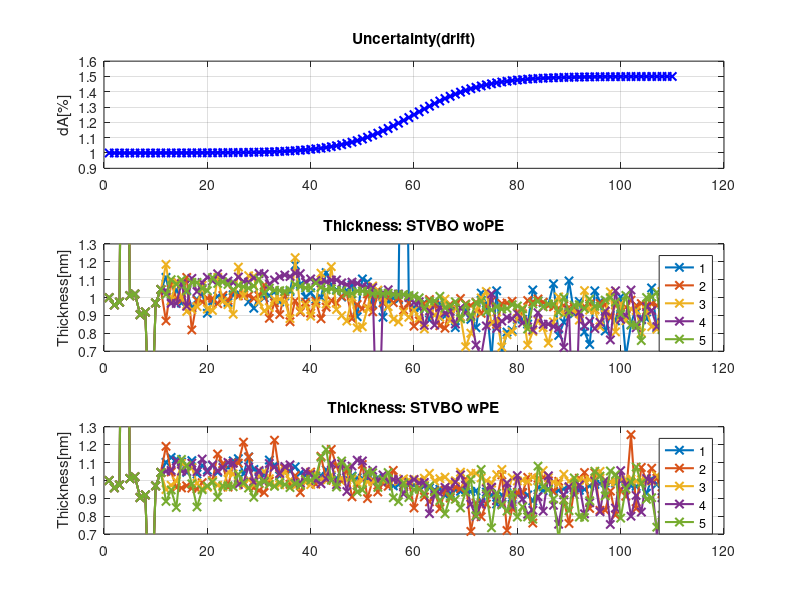

Here is the MATLAB script that generated this plot:
clc; clear all; close all
%%
scrsz = get(0,'ScreenSize');
font_size = 10;     % font size for plotting
line_width = 1.5;     % line width for plotting

%%
load Res_STVBOwoPOS.mat;
data_results = Res_STVBOwoPOS_1;

xo1 = data_results(:,2:6);
yo1 = data_results(:,8);
do1 = data_results(:,9);

data_results = Res_STVBOwoPOS_2;

xo2 = data_results(:,2:6);
yo2 = data_results(:,8);
do2 = data_results(:,9);

data_results = Res_STVBOwoPOS_3;

xo3 = data_results(:,2:6);
yo3 = data_results(:,8);
do3 = data_results(:,9);

data_results = Res_STVBOwoPOS_4;

xo4 = data_results(:,2:6);
yo4 = data_results(:,8);
do4 = data_results(:,9);

data_results = Res_STVBOwoPOS_5;

xo5 = data_results(:,2:6);
yo5 = data_results(:,8);
do5 = data_results(:,9);

load Res_STVBOwPOS.mat;
data_results = Res_STVBOwPOS_1;

xp1 = data_results(:,2:6);
yp1 = data_results(:,8);
dp1 = data_results(:,9);

data_results = Res_STVBOwPOS_2;

xp2 = data_results(:,2:6);
yp2 = data_results(:,8);
dp2 = data_results(:,9);

data_results = Res_STVBOwPOS_3;

xp3 = data_results(:,2:6);
yp3 = data_results(:,8);
dp3 = data_results(:,9);

data_results = Res_STVBOwPOS_4;

xp4 = data_results(:,2:6);
yp4 = data_results(:,8);
dp4 = data_results(:,9);

data_results = Res_STVBOwPOS_5;

xp5 = data_results(:,2:6);
yp5 = data_results(:,8);
dp5 = data_results(:,9);



iter_no = data_results(:,1);
%
% iter_init = 10;
%
% dA_init  = 1.0;
% dA_final = 1.5;
%
% for k = 1:length(data_results)
%
%     if k < iter_init + 1
%         dA = dA_init;
%     else
%         dA = 0.5./(1.+exp(-0.15*(k-40-iter_init-1)))+1;
%     end
%
%     dA_tot(k,1) = dA;
% end


%%

figure0 = figure('Position', [2 scrsz(1)/2 scrsz(3)/4 scrsz(4)/2]);
subplot(3,1,1)
plot(iter_no, dp5, 'b-x', 'LineWidth', line_width, 'DisplayName', 'dA')
ylabel('dA[%]'); grid;
title('Uncertainty(drift)')
ylim([0.90 1.60])
subplot(3,1,2)
plot(iter_no, yo1, '-x', 'LineWidth', line_width); hold on;
plot(iter_no, yo2, '-x', 'LineWidth', line_width);
plot(iter_no, yo3, '-x', 'LineWidth', line_width);
plot(iter_no, yo4, '-x', 'LineWidth', line_width);
plot(iter_no, yo5, '-x', 'LineWidth', line_width);
ylabel('Thickness[nm]'); grid;
title('Thickness: STVBO woPE');
legend('1','2','3','4','5');
ylim([0.7 1.3]);
subplot(3,1,3)
plot(iter_no, yp1, '-x', 'LineWidth', line_width); hold on;
plot(iter_no, yp2, '-x', 'LineWidth', line_width);
plot(iter_no, yp3, '-x', 'LineWidth', line_width);
plot(iter_no, yp4, '-x', 'LineWidth', line_width);
plot(iter_no, yp5, '-x', 'LineWidth', line_width);
ylabel('Thickness[nm]'); grid;
title('Thickness: STVBO wPE')
legend('1','2','3','4','5');
ylim([0.7 1.3]);
